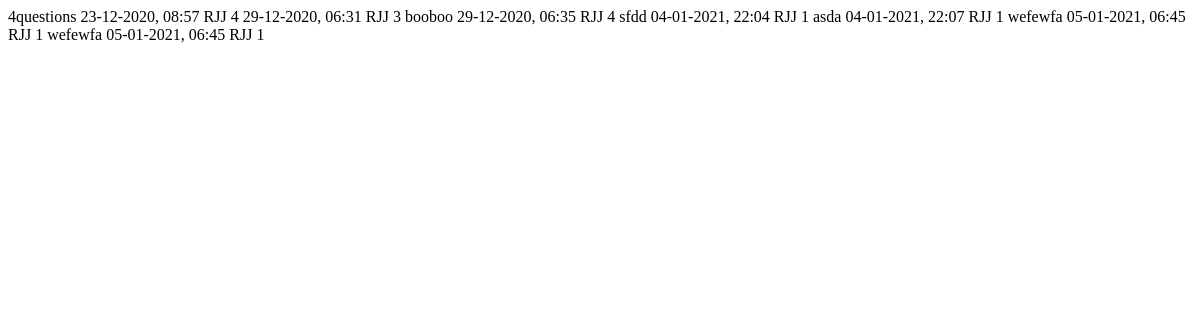
/get_file_list, run on an earlier commit of the app's database.
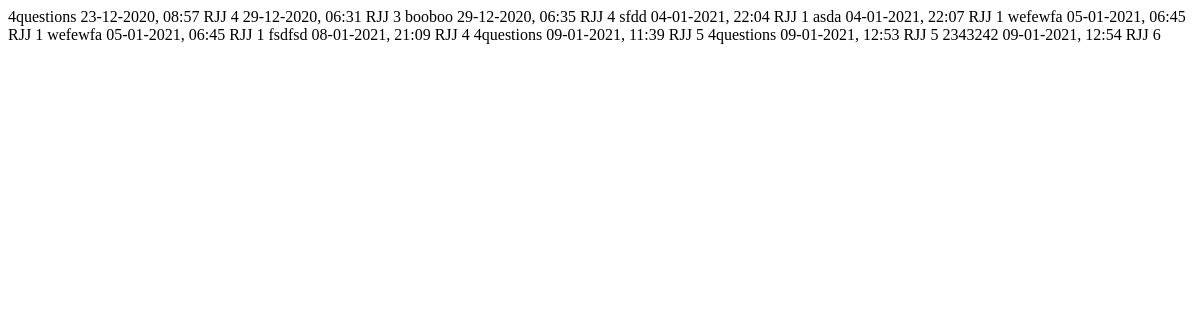
And on a later commit of the database.
### app/models.py (models this page shows, shortened)
class File(db.Model):
    id = db.Column(db.Integer, primary_key=True)
    question_list = db.Column(db.PickleType())
    filename = db.Column(db.String(120))
    user_id = db.Column(db.Integer, db.ForeignKey('user.id'))
    timestamp = db.Column(db.DateTime, index=True, default=datetime.utcnow)

class User(UserMixin,db.Model):
    id = db.Column(db.Integer, primary_key=True)
    username = db.Column(db.String(64), index=True, unique=True)
    email = db.Column(db.String(120), index=True, unique=True)
    password_hash = db.Column(db.String(128))
    files = db.relationship('File', backref='author', lazy='dynamic')

### app/routes.py (the view)
@app.route('/get_file_list')
def get_file_list():
    files = File.query.all()
    return render_template('load_table.html', files=files)

### app/templates/load_table.html (shortened to what this page needs)
{% for file in files %}
<tr>
  <td>
    {{ file.filename }}
  </td>
  <td>
    {{ file.timestamp.strftime('%d-%m-%Y, %H:%M') }}
  </td>
  <td>
    {{ file.author.username }}
  </td>
  <td>
    {{ file.question_list|length }}
  </td>
</tr>
{% endfor %}

What changed in the data, as far as the page shows it:
added File: filename "fsdfsd", timestamp "08-01-2021, 21:09", author.username "RJJ", question_list|length "4"
added File: filename "4questions", timestamp "09-01-2021, 11:39", author.username "RJJ", question_list|length "5"
added File: filename "4questions", timestamp "09-01-2021, 12:53", author.username "RJJ", question_list|length "5"
added File: filename "2343242", timestamp "09-01-2021, 12:54", author.username "RJJ", question_list|length "6"
